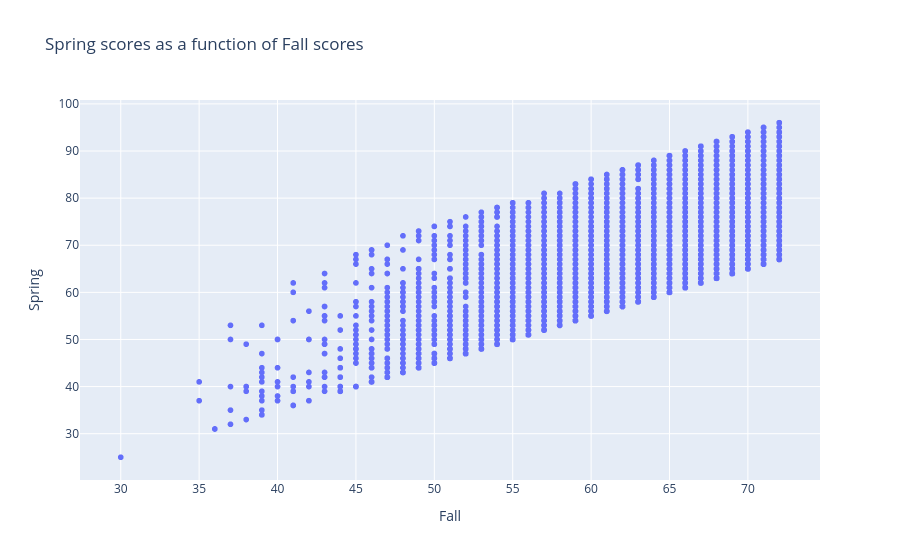

Source (notebook cell):
### Code cell
fig_fall_spring_comparison = px.scatter(
    df_regression, x = 'Fall', y = 'Spring',
title = 'Spring scores as a function of Fall scores')
fig_fall_spring_comparison

### Figure 1 — Plotly figure (JSON) as saved in the notebook; plotly's stock layout.template omitted (floating-point values rounded to 4 significant figures; data arrays with more than 128 entries replaced by an {"elided": "..."} marker saying what was removed)
{"data": [{"hovertemplate": "Fall=%{x}<br>Spring=%{y}<extra></extra>", "legendgroup": "", "marker": {"color": "#636efa", "symbol": "circle"}, "mode": "markers", "name": "", "showlegend": false, "type": "scattergl", "x": {"elided": "10006 int values"}, "xaxis": "x", "y": {"elided": "10006 int values"}, "yaxis": "y"}], "layout": {"legend": {"tracegroupgap": 0}, "title": {"text": "Spring scores as a function of Fall scores"}, "xaxis": {"anchor": "y", "domain": [0, 1], "title": {"text": "Fall"}}, "yaxis": {"anchor": "x", "domain": [0, 1], "title": {"text": "Spring"}}}}
